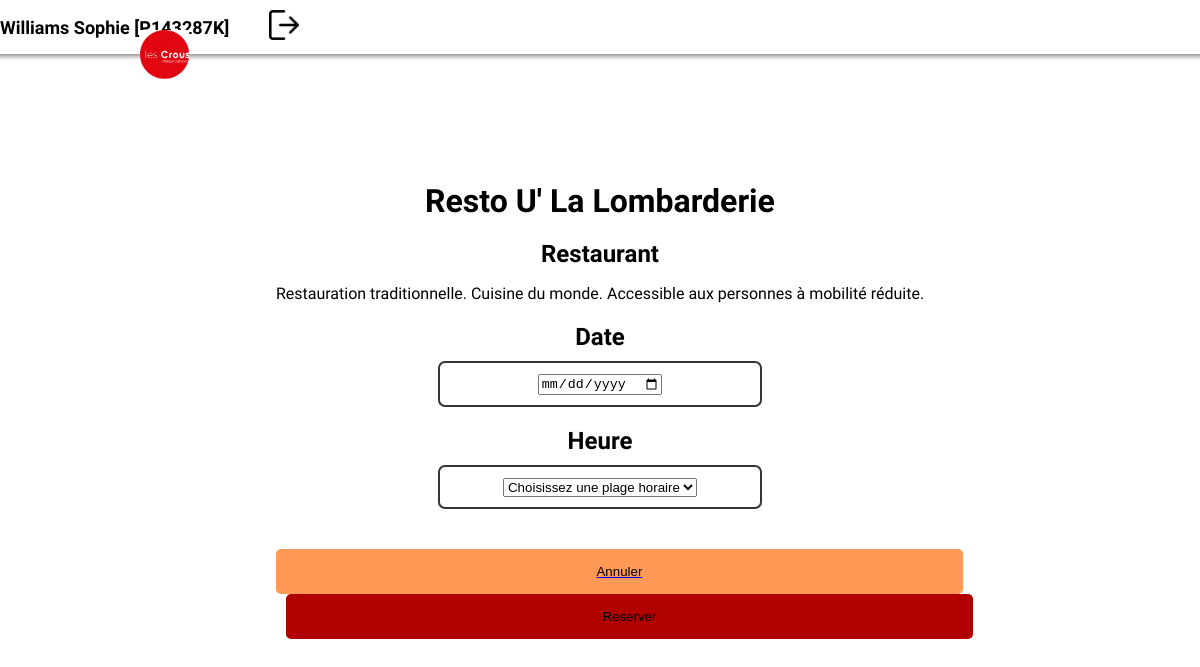
Screenshot of /horaire.php?idResto=17 (signed in) with the database file from the repository.
### tables this page shows
CREATE TABLE Resto_Crous (
    id_restoCrous INT PRIMARY KEY,
    nom_resto VARCHAR(100),
    adresse VARCHAR(255),
    codePostal VARCHAR(20),
    type VARCHAR(50) check (type IN ('Cafétéria', 'Restaurant')),
    description_resto TEXT,
    longitude DECIMAL(10, 6),
    latitude DECIMAL(10, 6),
    horaire_ouverture TIME,
    horaire_fermeture TIME
);

### inc/functions.php (called while the page is built, shortened)
<?php
function view($name,$param = null)
{
        include("./src/Views/$name.view.php");
}
?>

### inc/functions_db.php (called while the page is built, shortened)
<?php
function connect_db()
{
    try{
    return new PDO($_ENV['db_name'], $_ENV['db_user'], $_ENV['db_pass']);
    }catch(Exception $e){
        echo $e;
    return null;
    }
}
function exec_request($requete)
{
    $db = connect_db();
    try {
        $smt = $db->prepare($requete);
        $smt->execute();
        $result = $smt->fetchAll(PDO::FETCH_OBJ);
        return $result;
    } catch (Exception $e)
    {
        return [];
    } finally {
        $smt = null;
        $db = null;
    }
}

### src/Views/horaire.view.php (the view, shortened to what this page needs)
<!DOCTYPE html>
<html lang="fr">
<head>
</head>
<?php include_once("./src/Views/navbar.view.php"); ?>
<body
<?php
    if ($param["submit"]=='O') {
        echo ' onload="submitForm()"';
    }
?>
>
<div class="container">
    <center>
        <form method="POST" id="Form"
            <?php
                if ($param["submit"]=='O') {
                    echo ' action="./Menu.php"';
                }
            ?>
        >
            <h1><?php echo $param["nomResto"] ?></h1>
            <h2><?php echo $param["typeResto"] ?></h2>
            <p><?php echo $param["descResto"] ?></p>
            <h2>Date</h2>
            <div class="rectangle">
                <input type="date" name="date" value="<?php echo $param["date"] ?>">
            </div>
            <h2>Heure</h2>
            <div class="rectangle">
                <select name="plageHoraire">
                    <option value="0" <?php if ($param['plageHoraire'] == 0) { echo 'selected'; } ?> label="Choisissez une plage horaire"></option>
                    <option value="11:30:00" <?php if ($param['plageHoraire'] == 1) { echo 'selected'; } ?> label="De 11h30 à 12h00"></option>
                </select>
            </div>
            <div class="button-container">
                <a href="./Accueil.php"><button class="cancel-button">Annuler</button></a>
                <button class="reserve-button" type="submit">Reserver</button>
            </div>
        </form>
    </center>
</div>
</body>
</html>

### public/css/styles.css (style rules this page uses)
body { margin: 0; padding: 0; font-family: "Alata", sans-serif; font-weight: 400; font-style: normal; display: flex; justify-content: center; align-items: center; height: 100vh; background-color: #ffffff; }
.container { text-align: center; }
h1 { font-size: 2em; margin-bottom: 5px; }
h2 { font-size: 1.5em; margin-bottom: 10px; }
p { margin-bottom: 20px; }
.rectangle { border: 2px solid #333; width: 300px; padding: 10px; border-radius: 7px }
button { display: block; width: 106%; padding: 10px; background-color: #b00000; color: #fff; border: none; border-radius: 5px; cursor: pointer; }

### src/Views/horaire.view.php (style rules this page uses)
body { margin: 0; padding: 0; font-family: "Alata", sans-serif; font-weight: 400; font-style: normal; display: flex; justify-content: center; align-items: center; height: 100vh; background-color: #ffffff; }
.container { text-align: center; }
h1 { font-size: 2em; margin-bottom: 5px; }
h2 { font-size: 1.5em; margin-bottom: 10px; }
p { margin-bottom: 20px; }
.rectangle { border: 2px solid #333; width: 300px; padding: 10px; border-radius: 7px; }
.cancel-button { background-color: #FF9955; color: black; border-radius: 5px; margin-right: 20px; cursor: pointer; padding: 15px 30px; }
.reserve-button { background-color: #b00000; color: black; border-radius: 5px; margin-left: 10px; cursor: pointer; padding: 15px 30px; }
.button-container { margin-top: 40px; }

### src/Views/navbar.view.php (style rules this page uses)
body { margin: 0; font-family: "Alata", sans-serif; font-weight: 400; font-style: normal; }

### rows the page displays
resto_crous: nom_resto "Resto U' La Lombarderie", type "Restaurant", description_resto "Restauration traditionnelle. Cuisine du monde. Accessible aux personnes à mobilité réduite."

### other values shown
$_SESSION['nom'] "Williams"
$_SESSION['prenom'] "Sophie"
$_SESSION['login'] "P143287K"
